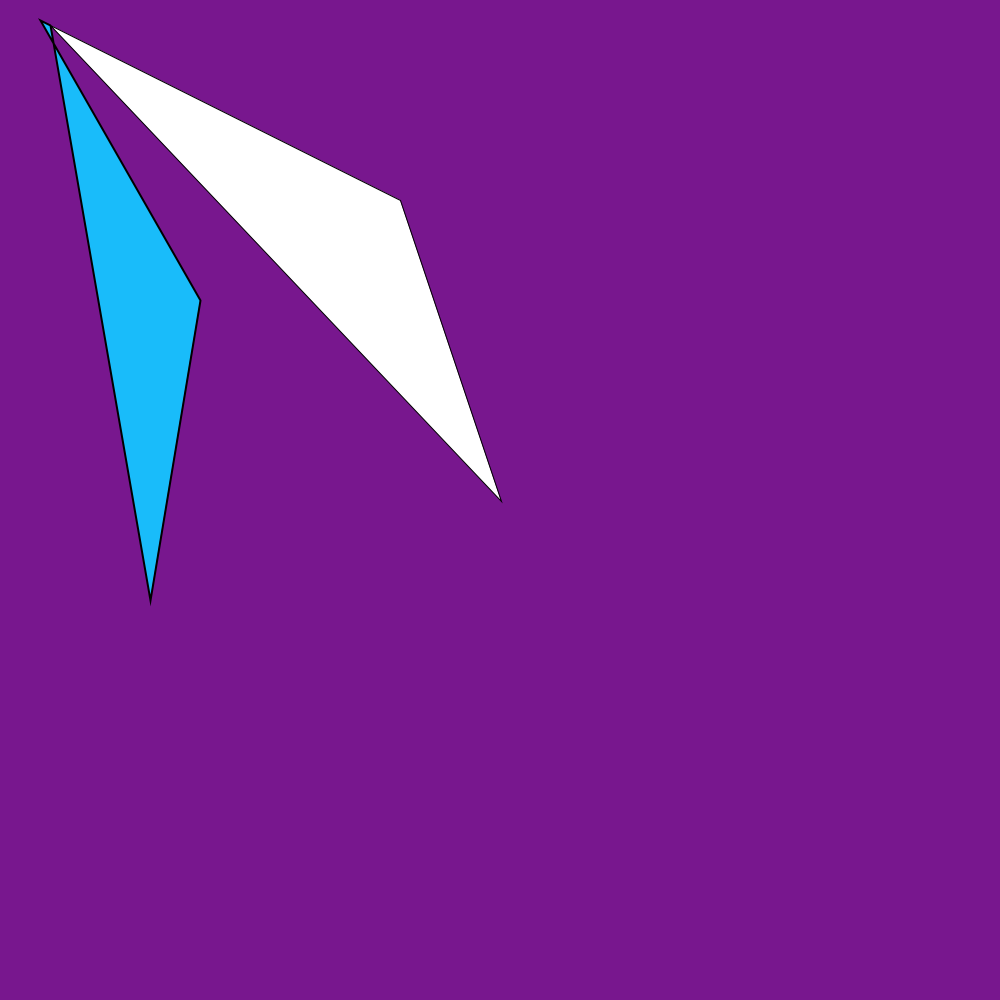
Frame 1 (no input)
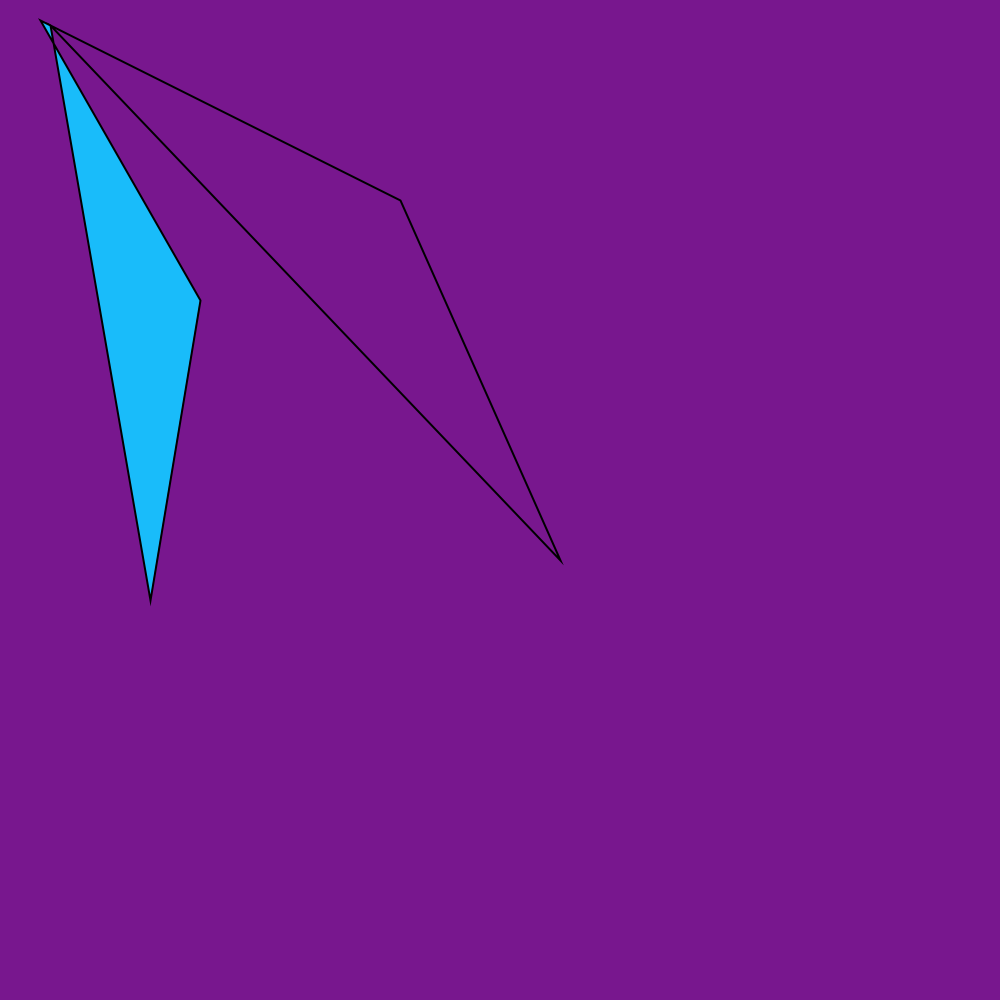
Frame 60 (the mouse pressed at the canvas centre just before this capture)
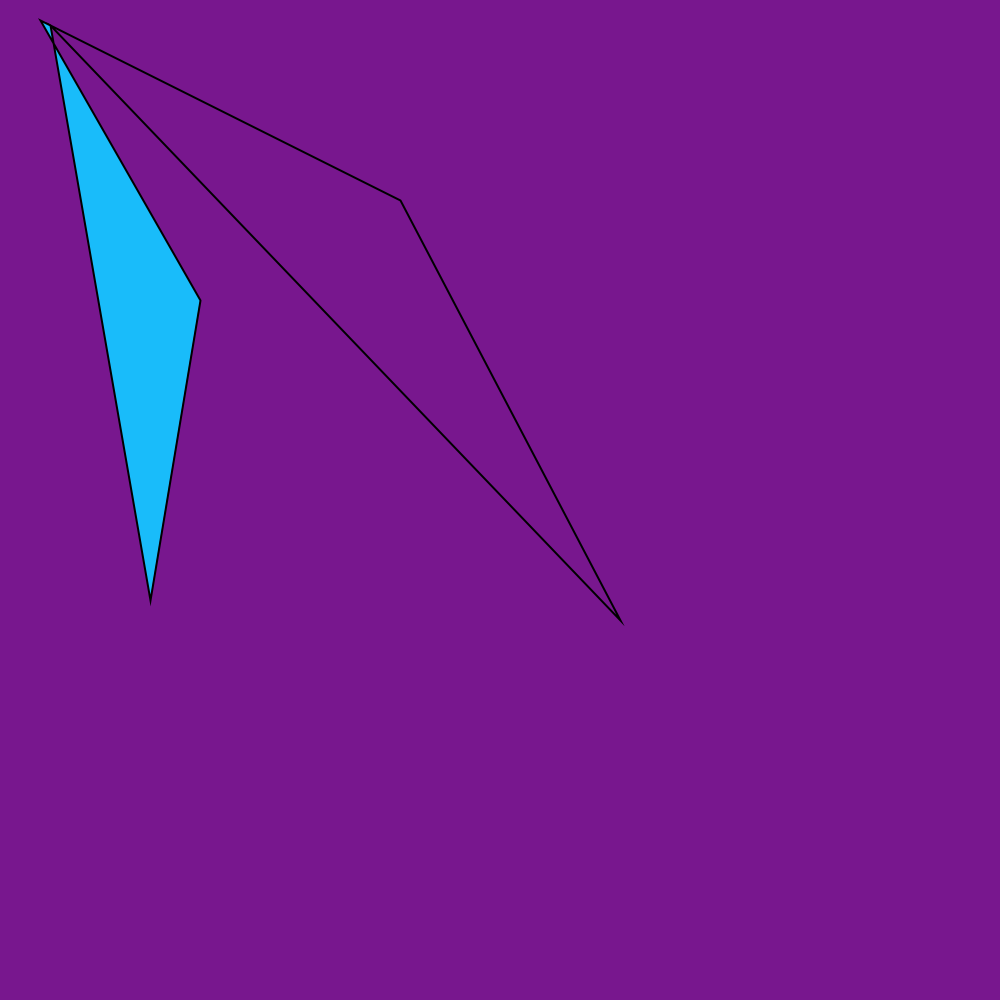
Frame 120 (the mouse held since frame 60 and released just before this capture)

The Processing sketch that drew these frames (run headless with seeded random() and noise(); from frame 60 on, the mouse is pressed at the canvas centre):

// Processing sketch: javierabs02t00
// ── javierabs02t00.pde
int q = 500;
int t = 400;
int e = 300;
float a = 50.5;
float s = 40.5;
float d = 30.5;
color w = color(255, 255, 255);
color b = color(0, 0, 0);
color p = color(120, 23, 142);
color y = color(255, 236, 23);

void setup() {
  size(1000, 1000);
}

void draw() {
  background(p);
  q++;
      
  quad(q, q, t, t/2, e, e/2, a, a/2);
  strokeWeight(2);
  fill(#19BCFA);
  
  quad(a, a/2, s, s/2, t/2, e, e/2, e*2);
  strokeWeight(2);
  noFill();
    
}
